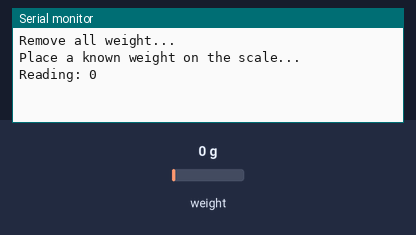
Bench run of a sketch on a simulated Arduino Uno, built with avr-gcc and run on an emulated ATmega328P. Parts: the last lines printed to the serial monitor. Inputs (shaded band) come from the test bench; at power-on: weight on the scale 0 g.

Above: at 4.2 s.
4.3 s: weight on the scale set to 100 g
At 6.6 s:
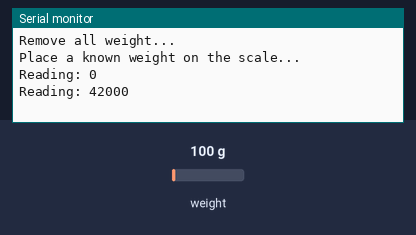
6.8 s: weight on the scale set to 1250 g
At 9.4 s:
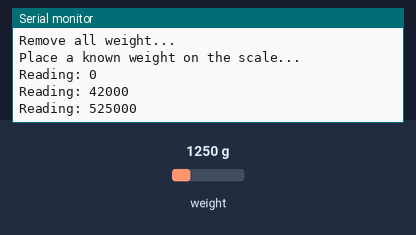
Timing chart, 0 to 10.9 s (numbered marks = the images above; inputs shaded):
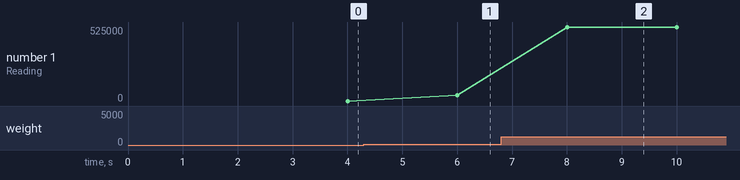

The sketch:

weight_sensor_calibration.ino
```cpp
/*

calibration factor calc:
1. place a known weight, eg: 1kg
2. calibration_factor = raw_reading / known_weight
3. test and adjust

*/

#include "HX711.h"

#define DOUT 13
#define CLK 14

HX711 scale;

void setup() {
  Serial.begin(115200);
  scale.begin(DOUT, CLK);
  Serial.println("Remove all weight...");
  delay(2000);
  scale.tare(); // Reset the scale to 0
  Serial.println("Place a known weight on the scale...");
}

void loop() {
  if (scale.is_ready()) {
    long reading = scale.get_units(10);  // Average of 10 readings
    Serial.print("Reading: ");
    Serial.println(reading);
  } else {
    Serial.println("HX711 not found.");
  }
  delay(1000);
}
```

Measured:
- after the input at 4.3 s, the serial monitor: prints a new line after 1.7 s (image 1)
- after the input at 6.8 s, the serial monitor: prints a new line after 1.2 s (image 2)
- plotted number 1: 0 → 42000 after the input at 4.3 s, 42000 → 525000 after the input at 6.8 s
